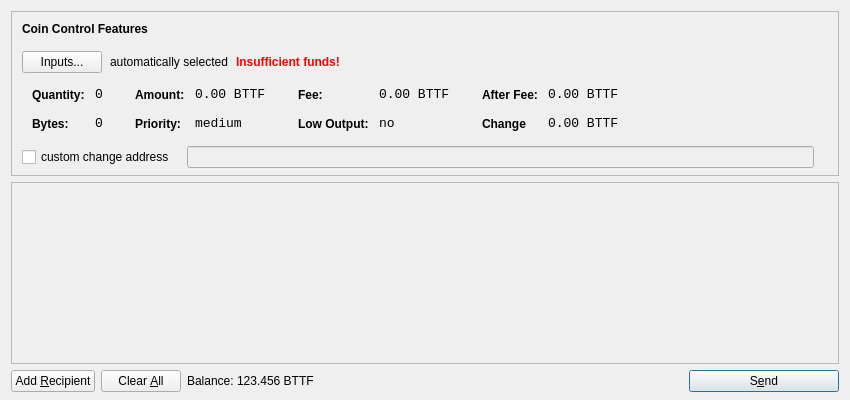
<?xml version="1.0" encoding="UTF-8"?>
<ui version="4.0">
 <class>SendCoinsDialog</class>
 <widget class="QDialog" name="SendCoinsDialog">
  <property name="geometry">
   <rect>
    <x>0</x>
    <y>0</y>
    <width>850</width>
    <height>400</height>
   </rect>
  </property>
  <property name="windowTitle">
   <string>Send Coins</string>
  </property>
  <layout class="QVBoxLayout" name="verticalLayout" stretch="0,1,0">
   <property name="bottomMargin">
    <number>8</number>
   </property>
   <item>
    <widget class="QFrame" name="frameCoinControl">
     <property name="sizePolicy">
      <sizepolicy hsizetype="Expanding" vsizetype="Expanding">
       <horstretch>0</horstretch>
       <verstretch>0</verstretch>
      </sizepolicy>
     </property>
     <property name="maximumSize">
      <size>
       <width>16777215</width>
       <height>16777215</height>
      </size>
     </property>
     <property name="frameShape">
      <enum>QFrame::StyledPanel</enum>
     </property>
     <property name="frameShadow">
      <enum>QFrame::Sunken</enum>
     </property>
     <layout class="QVBoxLayout" name="verticalLayoutCoinControl2">
      <property name="spacing">
       <number>-1</number>
      </property>
      <property name="leftMargin">
       <number>0</number>
      </property>
      <property name="topMargin">
       <number>0</number>
      </property>
      <property name="rightMargin">
       <number>0</number>
      </property>
      <property name="bottomMargin">
       <number>6</number>
      </property>
      <item>
       <layout class="QVBoxLayout" name="verticalLayoutCoinControl" stretch="0,0,0,0,1">
        <property name="spacing">
         <number>0</number>
        </property>
        <property name="leftMargin">
         <number>10</number>
        </property>
        <property name="topMargin">
         <number>10</number>
        </property>
        <item>
         <layout class="QHBoxLayout" name="horizontalLayoutCoinControl1">
          <property name="bottomMargin">
           <number>15</number>
          </property>
          <item>
           <widget class="QLabel" name="labelCoinControlFeatures">
            <property name="sizePolicy">
             <sizepolicy hsizetype="Preferred" vsizetype="Maximum">
              <horstretch>0</horstretch>
              <verstretch>0</verstretch>
             </sizepolicy>
            </property>
            <property name="font">
             <font>
              <weight>75</weight>
              <bold>true</bold>
             </font>
            </property>
            <property name="styleSheet">
             <string notr="true">font-weight:bold;</string>
            </property>
            <property name="text">
             <string>Coin Control Features</string>
            </property>
           </widget>
          </item>
         </layout>
        </item>
        <item>
         <layout class="QHBoxLayout" name="horizontalLayoutCoinControl2" stretch="0,0,0,0">
          <property name="spacing">
           <number>8</number>
          </property>
          <property name="bottomMargin">
           <number>10</number>
          </property>
          <item>
           <widget class="QPushButton" name="pushButtonCoinControl">
            <property name="styleSheet">
             <string notr="true"/>
            </property>
            <property name="text">
             <string>Inputs...</string>
            </property>
           </widget>
          </item>
          <item>
           <widget class="QLabel" name="labelCoinControlAutomaticallySelected">
            <property name="text">
             <string>automatically selected</string>
            </property>
            <property name="margin">
             <number>5</number>
            </property>
           </widget>
          </item>
          <item>
           <widget class="QLabel" name="labelCoinControlInsuffFunds">
            <property name="font">
             <font>
              <weight>75</weight>
              <bold>true</bold>
             </font>
            </property>
            <property name="styleSheet">
             <string notr="true">color:red;font-weight:bold;</string>
            </property>
            <property name="text">
             <string>Insufficient funds!</string>
            </property>
            <property name="margin">
             <number>5</number>
            </property>
           </widget>
          </item>
          <item>
           <spacer name="horizontalSpacerCoinControl">
            <property name="orientation">
             <enum>Qt::Horizontal</enum>
            </property>
            <property name="sizeHint" stdset="0">
             <size>
              <width>40</width>
              <height>1</height>
             </size>
            </property>
           </spacer>
          </item>
         </layout>
        </item>
        <item>
         <widget class="QWidget" name="widgetCoinControl" native="true">
          <property name="sizePolicy">
           <sizepolicy hsizetype="Preferred" vsizetype="Preferred">
            <horstretch>0</horstretch>
            <verstretch>0</verstretch>
           </sizepolicy>
          </property>
          <property name="minimumSize">
           <size>
            <width>0</width>
            <height>0</height>
           </size>
          </property>
          <property name="styleSheet">
           <string notr="true"/>
          </property>
          <layout class="QHBoxLayout" name="horizontalLayoutCoinControl5">
           <property name="margin">
            <number>0</number>
           </property>
           <item>
            <layout class="QHBoxLayout" name="horizontalLayoutCoinControl3" stretch="0,0,0,1">
             <property name="spacing">
              <number>20</number>
             </property>
             <property name="topMargin">
              <number>0</number>
             </property>
             <property name="bottomMargin">
              <number>10</number>
             </property>
             <item>
              <layout class="QFormLayout" name="formLayoutCoinControl1">
               <property name="horizontalSpacing">
                <number>10</number>
               </property>
               <property name="verticalSpacing">
                <number>14</number>
               </property>
               <property name="leftMargin">
                <number>10</number>
               </property>
               <property name="topMargin">
                <number>4</number>
               </property>
               <property name="rightMargin">
                <number>6</number>
               </property>
               <item row="0" column="0">
                <widget class="QLabel" name="labelCoinControlQuantityText">
                 <property name="styleSheet">
                  <string notr="true">font-weight:bold;</string>
                 </property>
                 <property name="text">
                  <string>Quantity:</string>
                 </property>
                 <property name="margin">
                  <number>0</number>
                 </property>
                </widget>
               </item>
               <item row="0" column="1">
                <widget class="QLabel" name="labelCoinControlQuantity">
                 <property name="font">
                  <font>
                   <family>Monospace</family>
                   <pointsize>10</pointsize>
                  </font>
                 </property>
                 <property name="cursor">
                  <cursorShape>IBeamCursor</cursorShape>
                 </property>
                 <property name="contextMenuPolicy">
                  <enum>Qt::ActionsContextMenu</enum>
                 </property>
                 <property name="text">
                  <string>0</string>
                 </property>
                 <property name="margin">
                  <number>0</number>
                 </property>
                 <property name="textInteractionFlags">
                  <set>Qt::LinksAccessibleByMouse|Qt::TextSelectableByKeyboard|Qt::TextSelectableByMouse</set>
                 </property>
                </widget>
               </item>
               <item row="1" column="0">
                <widget class="QLabel" name="labelCoinControlBytesText">
                 <property name="styleSheet">
                  <string notr="true">font-weight:bold;</string>
                 </property>
                 <property name="text">
                  <string>Bytes:</string>
                 </property>
                </widget>
               </item>
               <item row="1" column="1">
                <widget class="QLabel" name="labelCoinControlBytes">
                 <property name="font">
                  <font>
                   <family>Monospace</family>
                   <pointsize>10</pointsize>
                  </font>
                 </property>
                 <property name="cursor">
                  <cursorShape>IBeamCursor</cursorShape>
                 </property>
                 <property name="contextMenuPolicy">
                  <enum>Qt::ActionsContextMenu</enum>
                 </property>
                 <property name="text">
                  <string>0</string>
                 </property>
                 <property name="textInteractionFlags">
                  <set>Qt::LinksAccessibleByMouse|Qt::TextSelectableByKeyboard|Qt::TextSelectableByMouse</set>
                 </property>
                </widget>
               </item>
              </layout>
             </item>
             <item>
              <layout class="QFormLayout" name="formLayoutCoinControl2">
               <property name="horizontalSpacing">
                <number>10</number>
               </property>
               <property name="verticalSpacing">
                <number>14</number>
               </property>
               <property name="leftMargin">
                <number>6</number>
               </property>
               <property name="topMargin">
                <number>4</number>
               </property>
               <property name="rightMargin">
                <number>6</number>
               </property>
               <item row="0" column="0">
                <widget class="QLabel" name="labelCoinControlAmountText">
                 <property name="styleSheet">
                  <string notr="true">font-weight:bold;</string>
                 </property>
                 <property name="text">
                  <string>Amount:</string>
                 </property>
                 <property name="margin">
                  <number>0</number>
                 </property>
                </widget>
               </item>
               <item row="0" column="1">
                <widget class="QLabel" name="labelCoinControlAmount">
                 <property name="font">
                  <font>
                   <family>Monospace</family>
                   <pointsize>10</pointsize>
                  </font>
                 </property>
                 <property name="cursor">
                  <cursorShape>IBeamCursor</cursorShape>
                 </property>
                 <property name="contextMenuPolicy">
                  <enum>Qt::ActionsContextMenu</enum>
                 </property>
                 <property name="text">
                  <string>0.00 BTTF</string>
                 </property>
                 <property name="textInteractionFlags">
                  <set>Qt::LinksAccessibleByMouse|Qt::TextSelectableByKeyboard|Qt::TextSelectableByMouse</set>
                 </property>
                </widget>
               </item>
               <item row="1" column="0">
                <widget class="QLabel" name="labelCoinControlPriorityText">
                 <property name="styleSheet">
                  <string notr="true">font-weight:bold;</string>
                 </property>
                 <property name="text">
                  <string>Priority:</string>
                 </property>
                </widget>
               </item>
               <item row="1" column="1">
                <widget class="QLabel" name="labelCoinControlPriority">
                 <property name="font">
                  <font>
                   <family>Monospace</family>
                   <pointsize>10</pointsize>
                  </font>
                 </property>
                 <property name="cursor">
                  <cursorShape>IBeamCursor</cursorShape>
                 </property>
                 <property name="contextMenuPolicy">
                  <enum>Qt::ActionsContextMenu</enum>
                 </property>
                 <property name="text">
                  <string>medium</string>
                 </property>
                 <property name="textInteractionFlags">
                  <set>Qt::LinksAccessibleByMouse|Qt::TextSelectableByKeyboard|Qt::TextSelectableByMouse</set>
                 </property>
                </widget>
               </item>
              </layout>
             </item>
             <item>
              <layout class="QFormLayout" name="formLayoutCoinControl3">
               <property name="horizontalSpacing">
                <number>10</number>
               </property>
               <property name="verticalSpacing">
                <number>14</number>
               </property>
               <property name="leftMargin">
                <number>6</number>
               </property>
               <property name="topMargin">
                <number>4</number>
               </property>
               <property name="rightMargin">
                <number>6</number>
               </property>
               <item row="0" column="0">
                <widget class="QLabel" name="labelCoinControlFeeText">
                 <property name="styleSheet">
                  <string notr="true">font-weight:bold;</string>
                 </property>
                 <property name="text">
                  <string>Fee:</string>
                 </property>
                 <property name="margin">
                  <number>0</number>
                 </property>
                </widget>
               </item>
               <item row="0" column="1">
                <widget class="QLabel" name="labelCoinControlFee">
                 <property name="font">
                  <font>
                   <family>Monospace</family>
                   <pointsize>10</pointsize>
                  </font>
                 </property>
                 <property name="cursor">
                  <cursorShape>IBeamCursor</cursorShape>
                 </property>
                 <property name="contextMenuPolicy">
                  <enum>Qt::ActionsContextMenu</enum>
                 </property>
                 <property name="text">
                  <string>0.00 BTTF</string>
                 </property>
                 <property name="textInteractionFlags">
                  <set>Qt::LinksAccessibleByMouse|Qt::TextSelectableByKeyboard|Qt::TextSelectableByMouse</set>
                 </property>
                </widget>
               </item>
               <item row="1" column="0">
                <widget class="QLabel" name="labelCoinControlLowOutputText">
                 <property name="styleSheet">
                  <string notr="true">font-weight:bold;</string>
                 </property>
                 <property name="text">
                  <string>Low Output:</string>
                 </property>
                </widget>
               </item>
               <item row="1" column="1">
                <widget class="QLabel" name="labelCoinControlLowOutput">
                 <property name="font">
                  <font>
                   <family>Monospace</family>
                   <pointsize>10</pointsize>
                  </font>
                 </property>
                 <property name="cursor">
                  <cursorShape>IBeamCursor</cursorShape>
                 </property>
                 <property name="contextMenuPolicy">
                  <enum>Qt::ActionsContextMenu</enum>
                 </property>
                 <property name="text">
                  <string>no</string>
                 </property>
                 <property name="textInteractionFlags">
                  <set>Qt::LinksAccessibleByMouse|Qt::TextSelectableByKeyboard|Qt::TextSelectableByMouse</set>
                 </property>
                </widget>
               </item>
              </layout>
             </item>
             <item>
              <layout class="QFormLayout" name="formLayoutCoinControl4">
               <property name="horizontalSpacing">
                <number>10</number>
               </property>
               <property name="verticalSpacing">
                <number>14</number>
               </property>
               <property name="leftMargin">
                <number>6</number>
               </property>
               <property name="topMargin">
                <number>4</number>
               </property>
               <property name="rightMargin">
                <number>6</number>
               </property>
               <item row="0" column="0">
                <widget class="QLabel" name="labelCoinControlAfterFeeText">
                 <property name="styleSheet">
                  <string notr="true">font-weight:bold;</string>
                 </property>
                 <property name="text">
                  <string>After Fee:</string>
                 </property>
                 <property name="margin">
                  <number>0</number>
                 </property>
                </widget>
               </item>
               <item row="0" column="1">
                <widget class="QLabel" name="labelCoinControlAfterFee">
                 <property name="font">
                  <font>
                   <family>Monospace</family>
                   <pointsize>10</pointsize>
                  </font>
                 </property>
                 <property name="cursor">
                  <cursorShape>IBeamCursor</cursorShape>
                 </property>
                 <property name="contextMenuPolicy">
                  <enum>Qt::ActionsContextMenu</enum>
                 </property>
                 <property name="text">
                  <string>0.00 BTTF</string>
                 </property>
                 <property name="textInteractionFlags">
                  <set>Qt::LinksAccessibleByMouse|Qt::TextSelectableByKeyboard|Qt::TextSelectableByMouse</set>
                 </property>
                </widget>
               </item>
               <item row="1" column="0">
                <widget class="QLabel" name="labelCoinControlChangeText">
                 <property name="styleSheet">
                  <string notr="true">font-weight:bold;</string>
                 </property>
                 <property name="text">
                  <string>Change</string>
                 </property>
                </widget>
               </item>
               <item row="1" column="1">
                <widget class="QLabel" name="labelCoinControlChange">
                 <property name="font">
                  <font>
                   <family>Monospace</family>
                   <pointsize>10</pointsize>
                  </font>
                 </property>
                 <property name="cursor">
                  <cursorShape>IBeamCursor</cursorShape>
                 </property>
                 <property name="contextMenuPolicy">
                  <enum>Qt::ActionsContextMenu</enum>
                 </property>
                 <property name="text">
                  <string>0.00 BTTF</string>
                 </property>
                 <property name="textInteractionFlags">
                  <set>Qt::LinksAccessibleByMouse|Qt::TextSelectableByKeyboard|Qt::TextSelectableByMouse</set>
                 </property>
                </widget>
               </item>
              </layout>
             </item>
            </layout>
           </item>
          </layout>
         </widget>
        </item>
        <item>
         <layout class="QHBoxLayout" name="horizontalLayoutCoinControl4" stretch="0,0,0">
          <property name="spacing">
           <number>12</number>
          </property>
          <property name="sizeConstraint">
           <enum>QLayout::SetDefaultConstraint</enum>
          </property>
          <property name="topMargin">
           <number>5</number>
          </property>
          <property name="rightMargin">
           <number>5</number>
          </property>
          <item>
           <widget class="QCheckBox" name="checkBoxCoinControlChange">
            <property name="text">
             <string>custom change address</string>
            </property>
           </widget>
          </item>
          <item>
           <widget class="QLineEdit" name="lineEditCoinControlChange">
            <property name="enabled">
             <bool>false</bool>
            </property>
            <property name="sizePolicy">
             <sizepolicy hsizetype="Expanding" vsizetype="Fixed">
              <horstretch>0</horstretch>
              <verstretch>0</verstretch>
             </sizepolicy>
            </property>
           </widget>
          </item>
          <item>
           <widget class="QLabel" name="labelCoinControlChangeLabel">
            <property name="sizePolicy">
             <sizepolicy hsizetype="Preferred" vsizetype="Expanding">
              <horstretch>0</horstretch>
              <verstretch>0</verstretch>
             </sizepolicy>
            </property>
            <property name="minimumSize">
             <size>
              <width>0</width>
              <height>0</height>
             </size>
            </property>
            <property name="text">
             <string/>
            </property>
            <property name="margin">
             <number>3</number>
            </property>
           </widget>
          </item>
         </layout>
        </item>
        <item>
         <spacer name="verticalSpacerCoinControl">
          <property name="orientation">
           <enum>Qt::Vertical</enum>
          </property>
          <property name="sizeHint" stdset="0">
           <size>
            <width>800</width>
            <height>1</height>
           </size>
          </property>
         </spacer>
        </item>
       </layout>
      </item>
     </layout>
    </widget>
   </item>
   <item>
    <widget class="QScrollArea" name="scrollArea">
     <property name="widgetResizable">
      <bool>true</bool>
     </property>
     <widget class="QWidget" name="scrollAreaWidgetContents">
      <property name="geometry">
       <rect>
        <x>0</x>
        <y>0</y>
        <width>830</width>
        <height>165</height>
       </rect>
      </property>
      <layout class="QVBoxLayout" name="verticalLayout_2">
       <property name="margin">
        <number>0</number>
       </property>
       <item>
        <layout class="QVBoxLayout" name="entries">
         <property name="spacing">
          <number>6</number>
         </property>
        </layout>
       </item>
       <item>
        <spacer name="verticalSpacer">
         <property name="orientation">
          <enum>Qt::Vertical</enum>
         </property>
         <property name="sizeHint" stdset="0">
          <size>
           <width>20</width>
           <height>40</height>
          </size>
         </property>
        </spacer>
       </item>
      </layout>
     </widget>
    </widget>
   </item>
   <item>
    <layout class="QHBoxLayout" name="horizontalLayout">
     <item>
      <widget class="QPushButton" name="addButton">
       <property name="toolTip">
        <string>Send to multiple recipients at once</string>
       </property>
       <property name="text">
        <string>Add &amp;Recipient</string>
       </property>
       <property name="icon">
        <iconset resource="../bitcoin.qrc">
         <normaloff>:/icons/add</normaloff>:/icons/add</iconset>
       </property>
       <property name="autoDefault">
        <bool>false</bool>
       </property>
      </widget>
     </item>
     <item>
      <widget class="QPushButton" name="clearButton">
       <property name="sizePolicy">
        <sizepolicy hsizetype="Minimum" vsizetype="Fixed">
         <horstretch>0</horstretch>
         <verstretch>0</verstretch>
        </sizepolicy>
       </property>
       <property name="toolTip">
        <string>Remove all transaction fields</string>
       </property>
       <property name="text">
        <string>Clear &amp;All</string>
       </property>
       <property name="icon">
        <iconset resource="../bitcoin.qrc">
         <normaloff>:/icons/remove</normaloff>:/icons/remove</iconset>
       </property>
       <property name="autoRepeatDelay">
        <number>300</number>
       </property>
       <property name="autoDefault">
        <bool>false</bool>
       </property>
      </widget>
     </item>
     <item>
      <layout class="QHBoxLayout" name="horizontalLayout_2">
       <property name="spacing">
        <number>3</number>
       </property>
       <item>
        <widget class="QLabel" name="label">
         <property name="sizePolicy">
          <sizepolicy hsizetype="Preferred" vsizetype="Fixed">
           <horstretch>0</horstretch>
           <verstretch>0</verstretch>
          </sizepolicy>
         </property>
         <property name="text">
          <string>Balance:</string>
         </property>
        </widget>
       </item>
       <item>
        <widget class="QLabel" name="labelBalance">
         <property name="sizePolicy">
          <sizepolicy hsizetype="Preferred" vsizetype="Fixed">
           <horstretch>0</horstretch>
           <verstretch>0</verstretch>
          </sizepolicy>
         </property>
         <property name="cursor">
          <cursorShape>IBeamCursor</cursorShape>
         </property>
         <property name="text">
          <string>123.456 BTTF</string>
         </property>
         <property name="textInteractionFlags">
          <set>Qt::LinksAccessibleByMouse|Qt::TextSelectableByKeyboard|Qt::TextSelectableByMouse</set>
         </property>
        </widget>
       </item>
      </layout>
     </item>
     <item>
      <spacer name="horizontalSpacer">
       <property name="orientation">
        <enum>Qt::Horizontal</enum>
       </property>
       <property name="sizeHint" stdset="0">
        <size>
         <width>40</width>
         <height>20</height>
        </size>
       </property>
      </spacer>
     </item>
     <item>
      <widget class="QPushButton" name="sendButton">
       <property name="minimumSize">
        <size>
         <width>150</width>
         <height>0</height>
        </size>
       </property>
       <property name="toolTip">
        <string>Confirm the send action</string>
       </property>
       <property name="text">
        <string>S&amp;end</string>
       </property>
       <property name="icon">
        <iconset resource="../bitcoin.qrc">
         <normaloff>:/icons/send</normaloff>:/icons/send</iconset>
       </property>
       <property name="default">
        <bool>true</bool>
       </property>
      </widget>
     </item>
    </layout>
   </item>
  </layout>
 </widget>
 <resources>
  <include location="../bitcoin.qrc"/>
 </resources>
 <connections/>
</ui>
